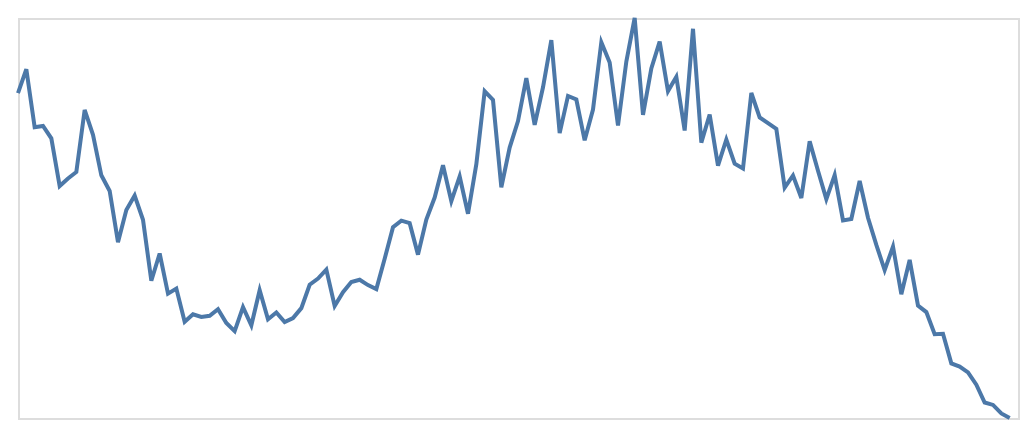

The notebook cell this image was saved under:
### Code cell
plot(0, "line", "highNoiseData")

### Figure 1 — Vega-Lite specification as saved in the notebook (floating-point values rounded to 4 significant figures)
{"config": {"view": {"continuousWidth": 300, "continuousHeight": 300}}, "data": {"name": "data-98599581df64718d8d666c85c8d60607"}, "mark": {"type": "line"}, "encoding": {"x": {"axis": null, "field": "x", "type": "quantitative"}, "y": {"axis": null, "field": "y", "scale": {"domain": [0, 1]}, "type": "quantitative"}}, "height": 200, "width": 500, "$schema": "https://vega.github.io/schema/vega-lite/v6.1.0.json", "datasets": {"data-98599581df64718d8d666c85c8d60607": [{"x": 0, "y": 0.8121}, {"x": 1, "y": 0.872}, {"x": 2, "y": 0.7268}, {"x": 3, "y": 0.7302}, {"x": 4, "y": 0.6991}, {"x": 5, "y": 0.5799}, {"x": 6, "y": 0.5989}, {"x": 7, "y": 0.615}, {"x": 8, "y": 0.7702}, {"x": 9, "y": 0.7079}, {"x": 10, "y": 0.6067}, {"x": 11, "y": 0.5676}, {"x": 12, "y": 0.4395}, {"x": 13, "y": 0.5198}, {"x": 14, "y": 0.556}, {"x": 15, "y": 0.4957}, {"x": 16, "y": 0.3431}, {"x": 17, "y": 0.4113}, {"x": 18, "y": 0.311}, {"x": 19, "y": 0.3237}, {"x": 20, "y": 0.2404}, {"x": 21, "y": 0.2594}, {"x": 22, "y": 0.2528}, {"x": 23, "y": 0.2556}, {"x": 24, "y": 0.2722}, {"x": 25, "y": 0.2376}, {"x": 26, "y": 0.2171}, {"x": 27, "y": 0.277}, {"x": 28, "y": 0.2317}, {"x": 29, "y": 0.3194}, {"x": 30, "y": 0.247}, {"x": 31, "y": 0.2638}, {"x": 32, "y": 0.2397}, {"x": 33, "y": 0.2497}, {"x": 34, "y": 0.2746}, {"x": 35, "y": 0.3331}, {"x": 36, "y": 0.3487}, {"x": 37, "y": 0.3709}, {"x": 38, "y": 0.28}, {"x": 39, "y": 0.3145}, {"x": 40, "y": 0.3398}, {"x": 41, "y": 0.3456}, {"x": 42, "y": 0.3323}, {"x": 43, "y": 0.3222}, {"x": 44, "y": 0.398}, {"x": 45, "y": 0.4771}, {"x": 46, "y": 0.4932}, {"x": 47, "y": 0.4872}, {"x": 48, "y": 0.4085}, {"x": 49, "y": 0.4963}, {"x": 50, "y": 0.551}, {"x": 51, "y": 0.6319}, {"x": 52, "y": 0.5421}, {"x": 53, "y": 0.6038}, {"x": 54, "y": 0.5106}, {"x": 55, "y": 0.6346}, {"x": 56, "y": 0.8168}, {"x": 57, "y": 0.7951}, {"x": 58, "y": 0.5769}, {"x": 59, "y": 0.6761}, {"x": 60, "y": 0.7424}, {"x": 61, "y": 0.8498}, {"x": 62, "y": 0.7329}, {"x": 63, "y": 0.8268}, {"x": 64, "y": 0.9445}, {"x": 65, "y": 0.7122}, {"x": 66, "y": 0.8052}, {"x": 67, "y": 0.7962}, {"x": 68, "y": 0.6943}, {"x": 69, "y": 0.771}, {"x": 70, "y": 0.9394}, {"x": 71, "y": 0.8889}, {"x": 72, "y": 0.7311}, {"x": 73, "y": 0.891}, {"x": 74, "y": 1.0}, {"x": 75, "y": 0.7577}, {"x": 76, "y": 0.874}, {"x": 77, "y": 0.9409}, {"x": 78, "y": 0.8172}, {"x": 79, "y": 0.8529}, {"x": 80, "y": 0.7188}, {"x": 81, "y": 0.9731}, {"x": 82, "y": 0.6886}, {"x": 83, "y": 0.7588}, {"x": 84, "y": 0.6309}, {"x": 85, "y": 0.6963}, {"x": 86, "y": 0.636}, {"x": 87, "y": 0.6236}, {"x": 88, "y": 0.8125}, {"x": 89, "y": 0.7516}, {"x": 90, "y": 0.7371}, {"x": 91, "y": 0.7228}, {"x": 92, "y": 0.5761}, {"x": 93, "y": 0.6064}, {"x": 94, "y": 0.5501}, {"x": 95, "y": 0.6916}, {"x": 96, "y": 0.6181}, {"x": 97, "y": 0.5473}, {"x": 98, "y": 0.6074}, {"x": 99, "y": 0.494}, {"x": 100, "y": 0.4975}, {"x": 101, "y": 0.5924}, {"x": 102, "y": 0.5006}, {"x": 103, "y": 0.4327}, {"x": 104, "y": 0.3698}, {"x": 105, "y": 0.4287}, {"x": 106, "y": 0.3094}, {"x": 107, "y": 0.3953}, {"x": 108, "y": 0.2812}, {"x": 109, "y": 0.2649}, {"x": 110, "y": 0.2094}, {"x": 111, "y": 0.2105}, {"x": 112, "y": 0.1365}, {"x": 113, "y": 0.1287}, {"x": 114, "y": 0.1142}, {"x": 115, "y": 0.08331}, {"x": 116, "y": 0.03873}, {"x": 117, "y": 0.03271}, {"x": 118, "y": 0.01127}, {"x": 119, "y": 0.0}]}}
